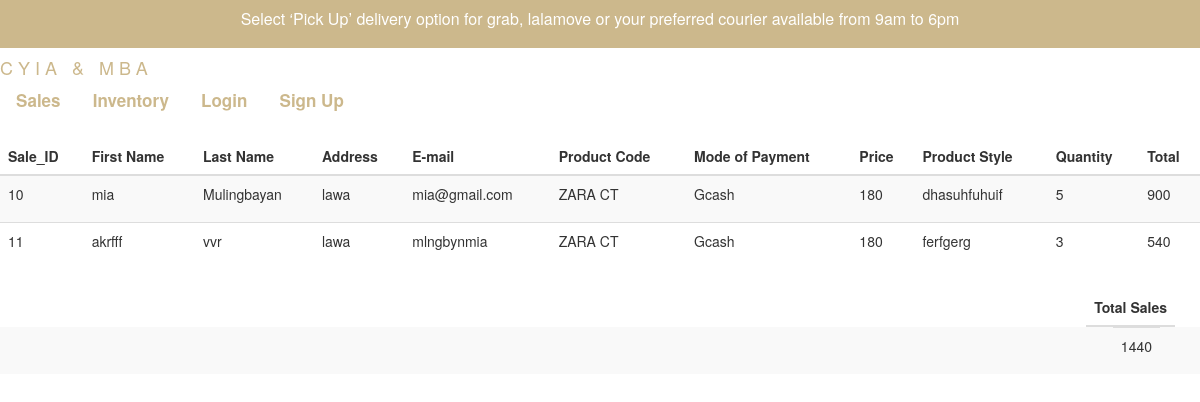
The app's page /sup.php with its own data.
### tables this page shows
CREATE TABLE `sales` (
  `sale_id` int(50) NOT NULL,
  `code` varchar(50) NOT NULL,
  `price` int(100) NOT NULL,
  `qty` int(100) NOT NULL,
  `total` int(100) NOT NULL,
  `fname` varchar(100) NOT NULL,
  `lname` text NOT NULL,
  `address` varchar(100) NOT NULL,
  `email` varchar(100) NOT NULL,
  `pay_method` varchar(100) NOT NULL,
  `product_specs` varchar(100) NOT NULL
);

### sup.php (the view, shortened to what this page needs)
<?php
	include_once 'header3.php';
    $sql = "SELECT * FROM sales";
    $result = mysqli_query($conn, $sql);
?>
<html>
    <head>
    </head>
    <body>
    <table class='table table-striped'><center>
            <thead>
                <tr>
                    <th>Sale_ID</th>
                    <th>First Name</th>
                    <th>Last Name</th>
                    <th>Address</th>
                    <th>E-mail</th>
                    <th>Product Code</th>
                    <th>Mode of Payment</th>
                    <th>Price</th>
                    <th>Product Style</th>
                    <th>Quantity</th>
                    <th>Total</th>
                </tr>
            </thead>
            <tbody>
                <?php
                    while ($row = mysqli_fetch_array($result)) {
                        echo "<tr>";
                        echo "<td><p>".$row['sale_id']."</p></td>";
                        echo "<td><p>".$row['fname']."</p></td>";
                        echo "<td><p>".$row['lname']."</p></td>";
                        echo "<td><p>".$row['address']."</p></td>";
                        echo "<td><p>".$row['email']."</p></td>";
                        echo "<td><p>".$row['code']."</p></td>";
                        echo "<td><p>".$row['pay_method']."</p></td>";
                        echo "<td><p>".$row['price']."</p></td>";
                        echo "<td><p>".$row['product_specs']."</p></td>";
                        echo "<td><p>".$row['qty']."</p></td>";
                        echo "<td><p>".$row['total']."</p></td>";
                        echo "</tr>";
                    }
                ?>
            </tbody>
            </center></table>
            <table class='table table-striped'><center>
            <thead>
                <tr>
                    <th class="right">Total Sales</th>
                </tr>
            </thead>
            <tbody>
                <?php
                foreach($conn->query('SELECT SUM(total) FROM sales') as $row)
                    echo " <td class='rights'><p>" . $row['SUM(total)'] . "</p></td>";
                   ?>
            </tbody>
            </center></table>
    </body>
</html>

### styles2.css (style rules this page uses)
* { padding:0; margin:0; box-sizing: border-box; }

### sup.php (style rules this page uses)
.right { float:right; margin-right: 25px; }
.rights { float:right; margin-right:40px; }

### records on screen
sales: sale_id "10", fname "mia", lname "Mulingbayan", address "lawa", email "mia@gmail.com", code "ZARA CT", pay_method "Gcash", price "180", product_specs "dhasuhfuhuif", qty "5", total "900"
sales: sale_id "11", fname "akrfff", lname "vvr", address "lawa", email "mlngbynmia", code "ZARA CT", pay_method "Gcash", price "180", product_specs "ferfgerg", qty "3", total "540"

### other values on screen
$row['SUM(total)'] "1440"
